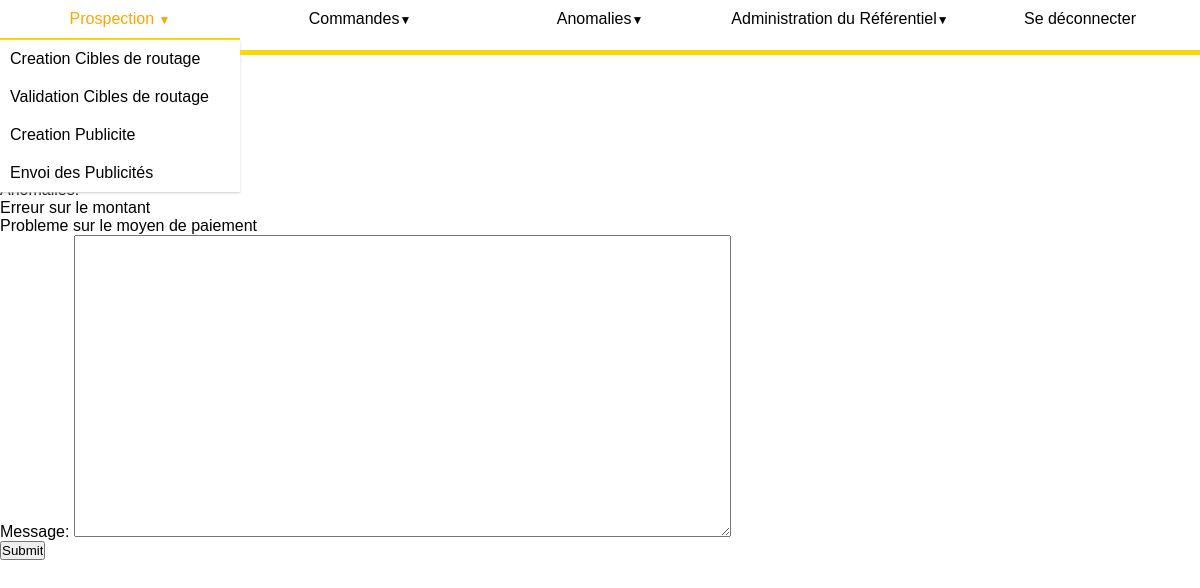
/anomalies/courrier/2 (signed in), run on the app's committed database.
### Anomalies/models.py (models this page shows)
class Anomalie(models.Model):
    commande = models.ForeignKey(Commande, on_delete=models.CASCADE)
    type_erreur_montant = "Erreur sur le montant"
    type_erreur_moyen_paiement = "Probleme sur le moyen de paiement"
    type_choix = (
        (type_erreur_montant, "Erreur sur le montant"),
        (type_erreur_moyen_paiement, "Probleme sur le moyen de paiement")
    )
    type = models.CharField(
        max_length=45, choices=type_choix, default=type_erreur_montant)
    date_generation = models.DateField()
    courrier = models.BooleanField(default=False)

### Anomalies/views.py (the view)
# urls.py: path('courrier/<str:pk>', views.envoiCourrier, name='envoiCourrier')
@permission_required("utilisateurs.perm_anomalies")
def envoiCourrier(request, pk):
    commande = get_object_or_404(Commande, pk=pk)
    anomalies = Anomalie.objects.filter(commande=commande)
    anomalies = anomalies.filter(courrier=False)
    form = CourrierForm(request.POST or None)
    if form.is_valid():
        print("valid form")
    contexte = {'form': form, 'commande': commande, 'anomalies': anomalies}
    return render(request, 'anomalies/courrier.html', contexte)

### Anomalies/forms.py
class CourrierForm(forms.Form):
    message = forms.CharField(widget=Textarea(attrs={'cols':80, 'rows':20}))

### Anomalies/templates/anomalies/courrier.html (shortened to what this page needs)
{% extends 'referentiel/referentiel_view.html' %}
{%block content %}
{% load static %}
<div>
    <label>Commande n°: {{commande.id}}</label>
</div>
<div>
    <p>
        <label>Individu n°: {{commande.client.id}}</label>
    </p>
    <p>
        <label>Nom: {{commande.client.nom}}</label>
    </p>
    <p>
        <label>Prenom: {{commande.client.prenom}}</label>
    </p>
    <p>
        <label>Adresse:</label>
        <ul>
            <li>{{commande.client.adresse.numero}} {{commande.client.adresse.rue}}</li>
            <li>{{commande.client.adresse.codepostal}} {{commande.client.adresse.ville}}</li>
        </ul>
    </p>
</div>
<div>
    <label>Anomalies:</label>
    <ul>
    {% for a in anomalies %}
    <li>{{a.type}}</li>
    {% endfor %}
    </ul>
</div>
<div>
    <form method="POST">
        {{ form.as_p}}
        <input type="submit">
    </form>
</div>
{%endblock content %}

### referentiel/static/referentiel/navigationbar.css (style rules this page uses)
* { margin: 0px; padding: 0px; font-family: Avenir, sans-serif; }

### data on the page
Anomalie: type "Erreur sur le montant"
Anomalie: type "Probleme sur le moyen de paiement"
